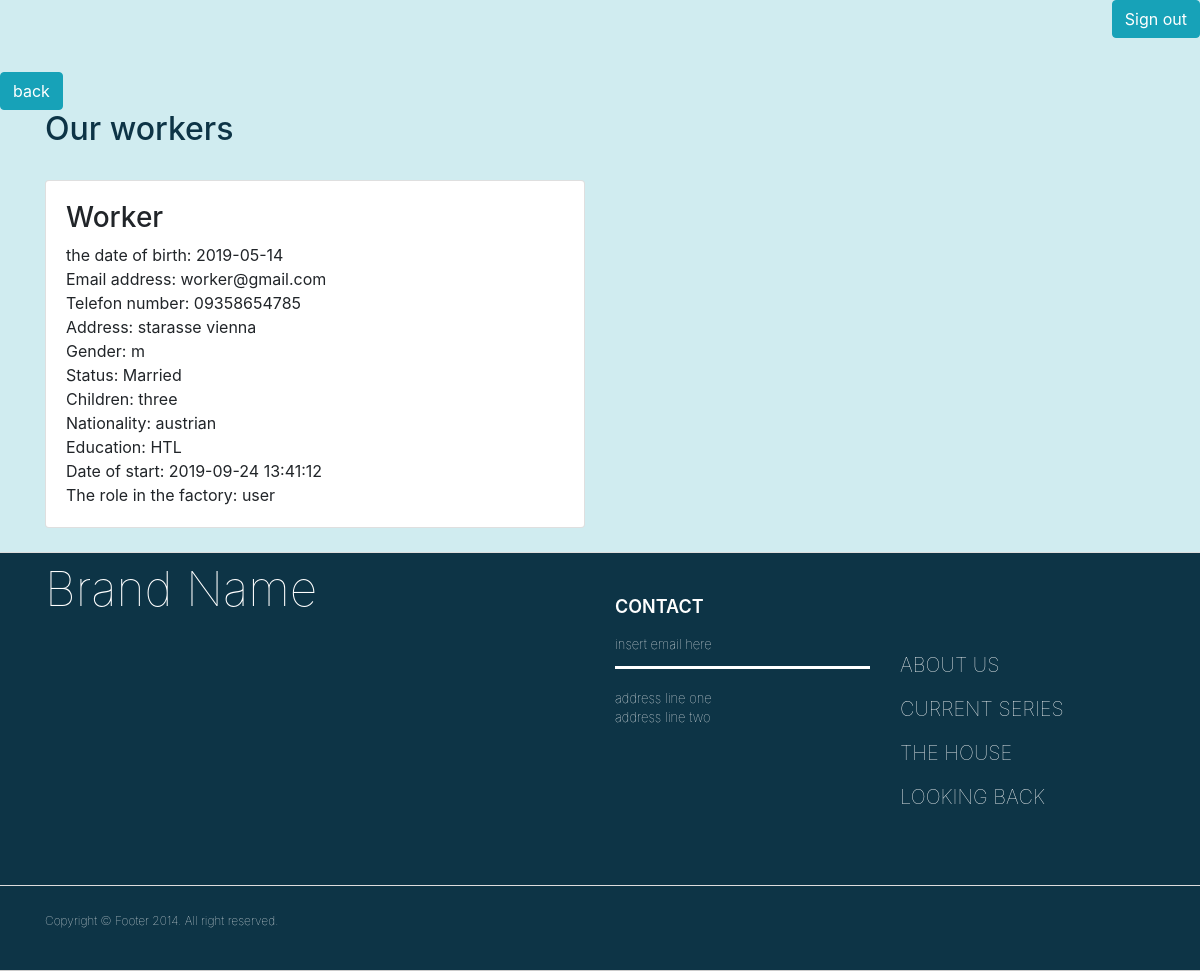
/workers.php, run on the app's committed database.
### tables this page shows
CREATE TABLE `users` (
  `user_id` int(12) NOT NULL,
  `fullname` varchar(200) NOT NULL,
  `date_of_birth` date NOT NULL,
  `email` varchar(200) NOT NULL,
  `password` varchar(200) NOT NULL,
  `telefon` varchar(200) NOT NULL,
  `address` varchar(200) NOT NULL,
  `gender` enum('f','m') NOT NULL,
  `status` enum('Married','single') NOT NULL,
  `children` varchar(200) NOT NULL,
  `nationality` varchar(200) NOT NULL,
  `education` varchar(200) NOT NULL,
  `date_of_start` timestamp NOT NULL DEFAULT current_timestamp() ON UPDATE current_timestamp(),
  `role` varchar(200) NOT NULL
);

### workers.php (the view, shortened to what this page needs)
<?php
require 'db.php';
?>
<html>
<head>
<?php require 'header.php'; ?>
</head>
<body class="body">
<?php require 'nav.php'; ?><br>
<a href="managerpage.php"><button type='button' class='btn btn-info'>back</button></a>
<div class="container">
 <h2 style="color: #0d3446" >Our workers</h2><br>
<?php
  $sql ="SELECT * FROM users WHERE fullname='Worker'";
  $result = mysqli_query($conn,$sql);
    if($result->num_rows > 0){
      while ($row = $result->fetch_assoc()) {?>
<div class="row">
    <div class="col-sm-6">
        <div class="card">
            <div class="card-body">
                <h3>                                    <?php echo $row['fullname'];?></h3>
                <span>the date of birth: </span>        <?php echo $row['date_of_birth'];?><br>
                <span>Email address: </span>            <?php echo $row['email'];?><br>
                <span>Telefon number:                   <?php echo $row['telefon'];?><br>
                <span>Address: </span>                  <?php echo $row['address'];?><br>
                <span>Gender: </span>                   <?php echo $row['gender'];?><br>
                <span>Status:                           <?php echo $row['status'];?><br>
                <span>Children: </span>                 <?php echo $row['children'];?><br>
                <span>Nationality: </span>              <?php echo $row['nationality'];?><br>
                <span>Education: </span>                <?php echo $row['education'];?><br>
                <span>Date of start: </span>            <?php echo $row['date_of_start'];?><br>
                <span>The role in the factory: </span>  <?php echo $row['role'];?><br>
                </div>
        </div>
                <br>
    </div>
</div>
<?php
    }
    }
?>
</div>
<?php require 'footer.php'; ?>
</body>
</html>

### workers.php (style rules this page uses)
.body { background-color: #d0ecf0 }

### data on the page
users: fullname "Worker", date_of_birth "2019-05-14", email "worker@gmail.com", telefon "09358654785", address "starasse vienna", gender "m", status "Married", children "three", nationality "austrian", education "HTL", date_of_start "2019-09-24 13:41:12", role "user"
